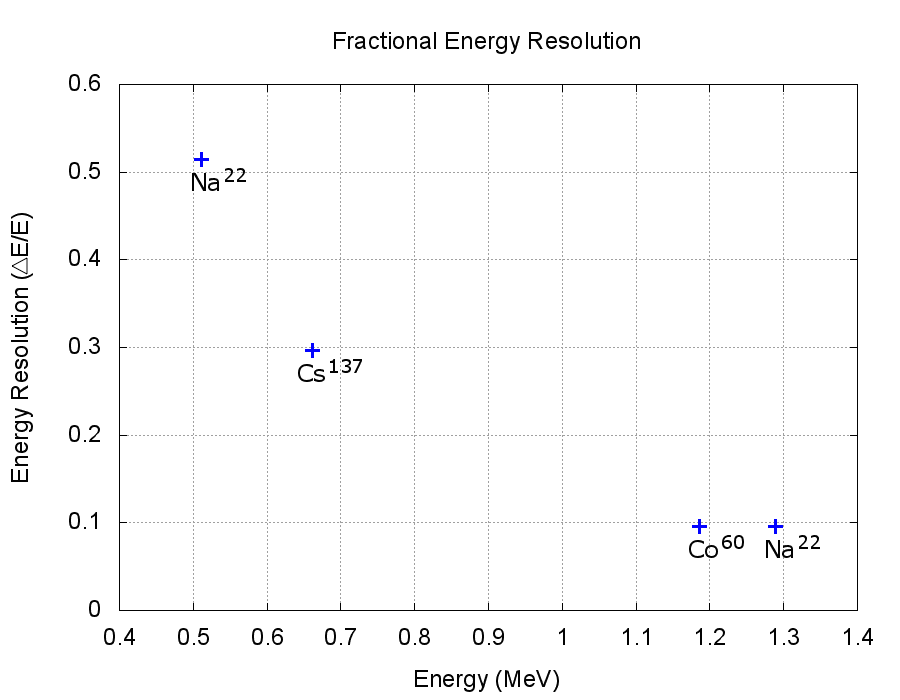

The gnuplot source for this figure:
# Gnuplot script file for plotting data
# 

set terminal png nocrop enhanced size 900,700 font 'arial,18'

set out 'frac.png'

set multiplot
set size 1,1
#set tics font ", 30"
set origin 0,0 #origin of plot
set title "Fractional Energy Resolution"
set ylabel "Energy Resolution (  E/E)"
set xlabel "Energy (MeV)"
set xr [.4:1.4]
set yr [0:.6]
#set yr [-500000:8000000]
#set autoscale y
#set autoscale x
#set logscale x
#set logscale y
set key top right
set bar small
set grid
#f(x) = m*x+b
#g(x) = q*x+c
#h(x) = j*x+d
f(x) = a*x**b;
fit f(x) 'frac.dat' via a,b

#fit f(x) "calib2.dat" using 1:2:3 via m,b
#fit g(x) "ams.dat" using 6:7 via q,c
#fit h(x) "ams.dat" using 1:5 via j,d

#f1(x)=a1*x+b1
#fit [260:450] f1(x) "sol.dat" u 1:2 via a1, b1
#f2(x)=a2*x+b2
#fit [950:1100] f2(x) "sol.dat" u 1:2 via a2, b2


plot 'frac.dat' u 1:2:3 with labels font "10" offset 1.3,-1,0 tc rgb "black" t '',\
	"frac.dat" using 1:2 title '' lc rgb "blue" ps 2 lw 3 pt 1 with points
#=============mini plot=============      
set grid
unset multiplot
